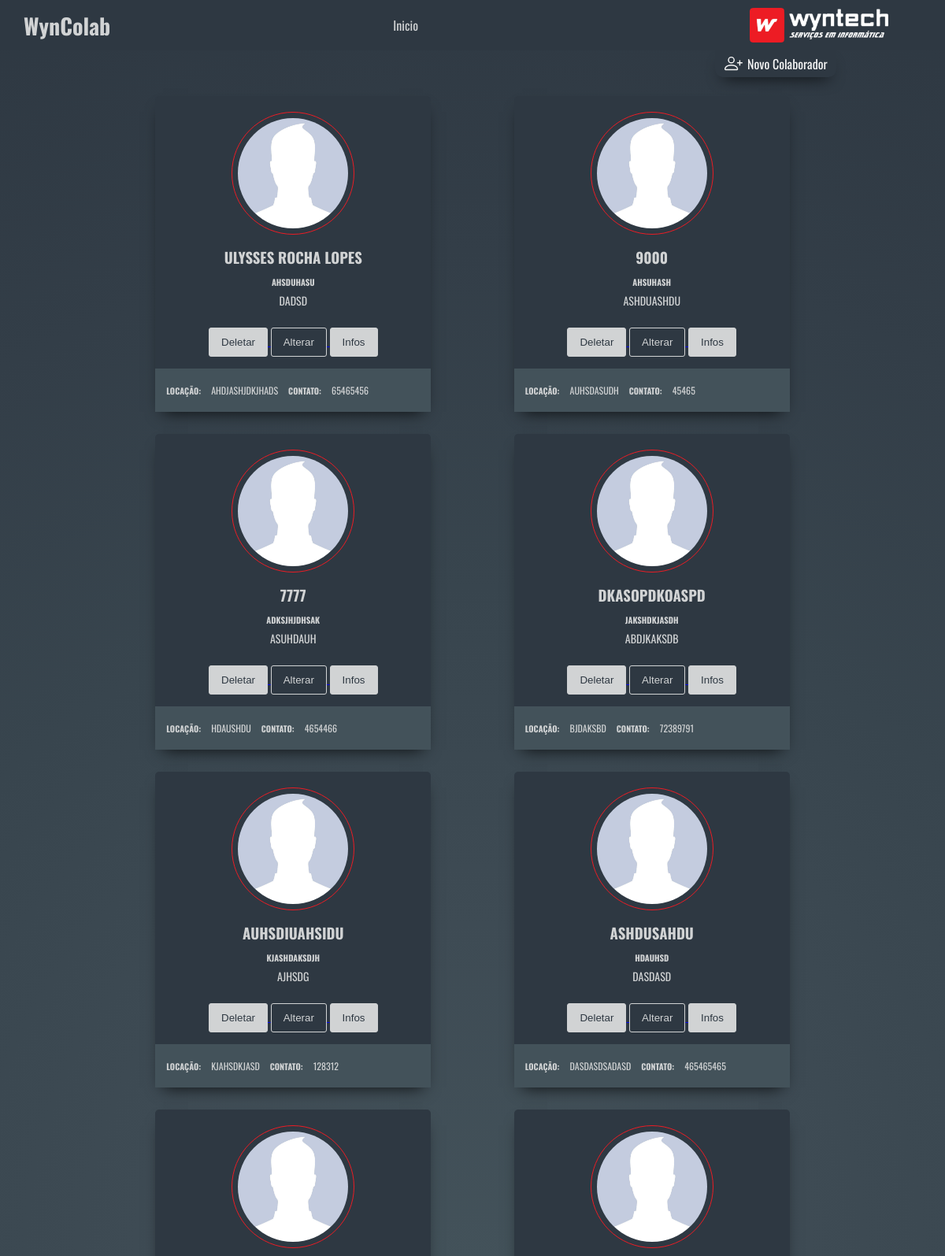
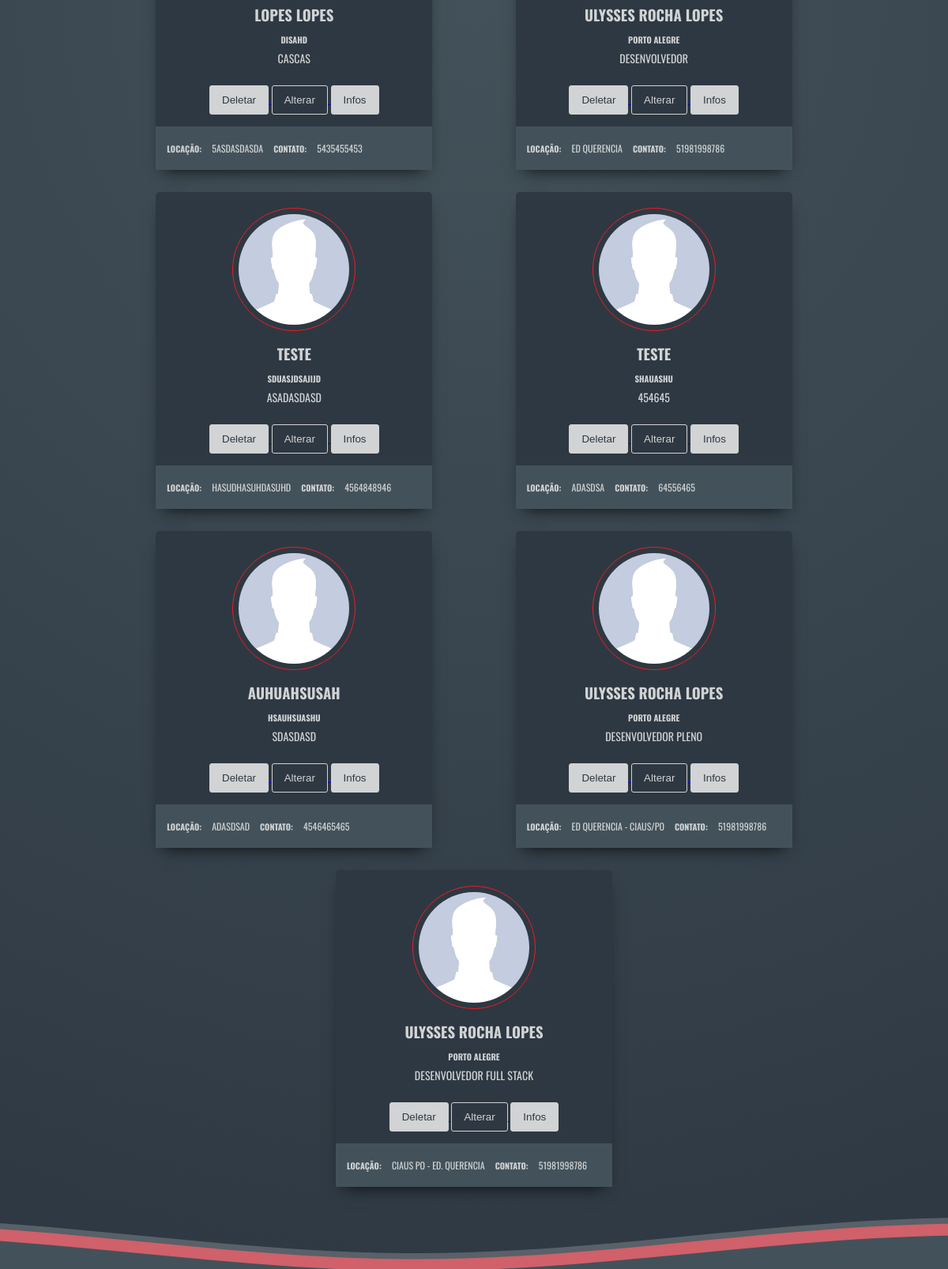
/modulos/colaboradores/todoscolaboradores/ (signed in), run on the app's committed database (2 pictures, top to bottom).
### core/models.py (models this page shows)
class Colaborador(models.Model):
    nome = models.CharField(max_length=50)
    rg = models.IntegerField()
    cpf = models.IntegerField()
    data_nascimento = models.DateTimeField(verbose_name='Data de Nascimento')
    endereco = models.TextField(max_length=100, verbose_name='Endereco Completo')
    uf = models.CharField(max_length=2)
    data_criacao = models.DateTimeField(auto_now=True, verbose_name='Data da Criacao')
    bairro = models.CharField(max_length=50)
    cidade = models.CharField(max_length=100)
    cep = models.IntegerField()
    contato = models.IntegerField()
    ctps = models.IntegerField(verbose_name='Carteira de Trabalho')
    pis = models.IntegerField()
    matricula = models.CharField(max_length=15)
    cargo = models.CharField(max_length=50)
    carga_horaria = models.IntegerField()
    unidade = models.CharField(max_length=50)
    centro_custo = models.CharField(max_length=15, verbose_name='Centro de Custo')
    local_adm = models.ForeignKey(User, on_delete=models.CASCADE)
    honorario = models.IntegerField()
    codigo_banco = models.IntegerField()
    agencia = models.IntegerField()
    conta = models.IntegerField()
    tipo_conta = models.CharField(max_length=20, verbose_name='Tipo da Conta')
    tipo_pix = models.CharField(max_length=20, verbose_name='Tipo de Chave')
    pix = models.CharField(max_length=25, verbose_name='Chave Pix')
    cartao_alelo = models.CharField(max_length=5, verbose_name='Cartao Alelo')
    n_alelo = models.IntegerField(verbose_name='Numero Cartao Alelo')
    v_alelo = models.IntegerField(verbose_name='Valor Creditado Alelo')
    cartao_combustivel = models.CharField(max_length=5, verbose_name='Cartao Combustivel')
    n_combustivel = models.IntegerField(verbose_name='Numero Cartao Combustivel')
    v_combustivel = models.IntegerField(verbose_name='Valor Creditado Combustivel')
    cartoes = models.CharField(max_length=5, verbose_name='Outros Cartoes')
    outros_cartoes = models.CharField(max_length=50, verbose_name='Quais Outros')
    contem_celular = models.CharField(max_length=5, verbose_name='Celular da Empresa')
    serie_celular = models.CharField(max_length=25, verbose_name='Numero de Serie')
    numero_celular = models.IntegerField()
    contem_nb = models.CharField(max_length=5, verbose_name='Notebook da Empresa')
    serie_nb = models.CharField(max_length=25, verbose_name='Numero de Serie - NB')
    patrimonio_nb = models.IntegerField()

### core/views.py (the view)
# urls.py: path('modulos/colaboradores/todoscolaboradores/', views.todos_colaboradores),
@login_required(login_url='/login/')
def todos_colaboradores(request):
    usuario = request.user
    colaboradores = Colaborador.objects.filter(local_adm=usuario)
    dados = {'colaboradores': colaboradores}
    return render(request, 'todoscolaboradores.html', dados)

### templates/todoscolaboradores.html (shortened to what this page needs)
<!DOCTYPE html>
<html lang="pt-br">
<head>
    <link rel="stylesheet" href="https://maxcdn.bootstrapcdn.com/font-awesome/4.7.0/css/font-awesome.min.css"
          media="screen" title="no title">
    {% load static %}
    <link rel="stylesheet" type="text/css" href="{% static 'css/styles.css' %}">
</head>
<body class="login-wraps">
<nav class="navigation" id="navbar">
    <ul class="ajustarNav">
        <div class="centralizar">
            <h3 class="tituloProject">WynColab</h3>
        </div>
        <div>
            <li><a href="/" id="to-inicio">Inicio</a></li>
        </div>
        <div>
            <img src="/static/img/logo1.png" class="logoWyn">
        </div>
    </ul>
</nav>
<div align="center" class="" >
    <div class="col-11" >
        <div class="col-11">
            <div class="col-11 " align="right">
                <div class="col-2">
                    <a href="novocolaborador/" class="bordabtn" type="button"
                       style="text-decoration:none; color: var(--branco)">
                        Novo Colaborador</a>
                </div>
            </div>
            <div>
                <div class="col-12 cardwrap">
                    {% for colaborador in colaboradores %}
                    <div class="card-container m-1 mt-4">
                        <img class="round" src="/static/img/user.png" alt="user" style="width: 40%;"/>
                        <h3 class="hh3 uppercase">{{ colaborador.nome }}</h3>
                        <h6 class="hh6 uppercase">{{ colaborador.cidade }}</h6>
                        <p class="piston uppercase">{{ colaborador.cargo }}</p>
                        <br>
                        <div class="buttons">
                            <a href="novocolaborador/delete/{{ colaborador.id }}/">
                                <button class="button primary">
                                    Deletar
                                </button>
                            </a>
                            <a href="novocolaborador/?id={{ colaborador.id }}">
                                <button class="button primary ghost">
                                    Alterar
                                </button>
                            </a>
                            <a href="dados/{{ colaborador.id }}">
                                <button class="button primary ">
                                    Infos
                                </button>
                            </a>
                        </div>
                        <div class="skills" style="display: flex; flex-direction: row; align-items: center;">
                            <h6 class="hh6 m-1">Locação:</h6>
                            <ul>
                                <li class="uppercase m-1">{{ colaborador.unidade }}</li>
                            </ul>
                            <h6 class="hh6 m-1">Contato:</h6>
                            <ul>
                                <li class="uppercase m-1">{{ colaborador.contato }}</li>
                            </ul>
                        </div>
                    </div>
                    {% endfor %}
                </div>
            </div>
        </div>
    </div>
</div>
<footer class="fixarRodape">
    <section>
    </section>
</footer>
</body>
</html>

### core/static/css/styles.css (style rules this page uses)
* { margin: 0; padding: 0; font-family: 'Oswald', sans-serif; }
html { width: 100%; height: 100%; }
:root { --cinzaescuro: #2e3842; --vermelho: #ed1c24; --cinzaclaro: #d1d3d4; --cinzamedio: #43525a; --branco: #f7f7f7; --teste: #586b7e; }
.centralizar { display: flex; align-items: center; justify-content: center; }
.tituloProject { padding: 10px; font-size: 28px; color: var(--cinzaclaro); margin-left: 20px; transition: 0.4s; cursor: pointer; }
.ajustarNav { display: flex; flex-direction: row; justify-content: space-between; }
.logoWyn { display: block; width: 55%; margin: auto; padding: 10px; }
nav.navigation { position: relative; right: 0; left: 0; top: 0; width: 100%; background-color: var(--cinzaescuro); }
nav.navigation ul { text-align: start; }
nav.navigation ul li { list-style: none; display: inline-block; }
nav.navigation ul li a { display: block; text-decoration: none; color: var(--cinzaclaro); padding: 20px; transition: background .2s linear; }
.col-2 { flex: 0 0 auto; width: 16.66666667% }
.col-11 { flex: 0 0 auto; width: 91.66666667% }
.col-12 { flex: 0 0 auto; width: 100% }
.m-1 { margin: .25rem !important }
.mt-4 { margin-top: 1.5rem !important }
.bordabtn { display: flex; justify-content: space-evenly; border-radius: 0 0 10px 10px; padding: 5px; background: var(--cinzaescuro); cursor: pointer; box-shadow: 0px 10px 20px -10px rgba(0, 0, 0, 0.829); transition: 0.3s; }
.cardwrap { display: flex; flex-flow: row wrap; justify-content: space-evenly; }
.uppercase { text-transform: uppercase; }
.hh3 { margin: 10px 0; }
.hh6 { margin: 5px 0; text-transform: uppercase; }
.piston { font-size: 14px; line-height: 21px; }
.card-container { background-color: var(--cinzaescuro); border-radius: 5px; box-shadow: 0px 10px 20px -10px rgba(0, 0, 0, 0.829); color: var(--cinzaclaro); padding-top: 20px; position: flex; width: 350px; max-width: 100%; text-align: center; transition: 0.2s; }
.card-container .round { border: 1px solid var(--vermelho); border-radius: 50%; padding: 7px; }
.button.primary { background-color: var(--cinzaclaro); border: 1px solid var(--cinzaclaro); border-radius: 3px; color: var(--cinzaescuro); font-family: Montserrat, sans-serif; font-weight: 500; padding: 10px 15px; cursor: pointer; transition: 0.3s; }
.button.primary.ghost { background-color: transparent; color: var(--cinzaclaro); }
.skills { background-color: var(--cinzamedio); text-align: left; padding: 10px; margin-top: 15px; }
.skills ul { list-style-type: none; margin: 0; padding: 0; }
.skills ul li { border-radius: 10px; display: inline-block; font-size: 12px; margin: 0 7px 7px 0; padding: 5px; }
.login-wraps { width: 100%; position: relative; background-image: radial-gradient(circle, #43525a, #3e4b54, #38454e, #333e48, #2e3842); background-size: cover; -webkit-background-size: cover; -moz-background-size: cover; -o-background-size: cover; background-size: cover; }
.hero-waves { display: block; width: 100%; height: 70px; position: relative; }
.fixarRodape { bottom: 0; position: fixed; width: 100%; text-align: center; }

### data on the page
Colaborador: nome "ULYSSES ROCHA LOPES", cidade "AHSDUHASU", cargo "DADSD", unidade "AHDJASHJDKJHADS", contato "65465456"
Colaborador: nome "9000", cidade "AHSUHASH", cargo "ASHDUASHDU", unidade "AUHSDASUDH", contato "45465"
Colaborador: nome "7777", cidade "ADKSJHJDHSAK", cargo "ASUHDAUH", unidade "HDAUSHDU", contato "4654466"
Colaborador: nome "DKASOPDKOASPD", cidade "JAKSHDKJASDH", cargo "ABDJKAKSDB", unidade "BJDAKSBD", contato "72389791"
Colaborador: nome "AUHSDIUAHSIDU", cidade "KJASHDAKSDJH", cargo "AJHSDG", unidade "KJAHSDKJASD", contato "128312"
Colaborador: nome "ASHDUSAHDU", cidade "HDAUHSD", cargo "DASDASD", unidade "DASDASDSADASD", contato "465465465"
Colaborador: nome "LOPES LOPES", cidade "DISAHD", cargo "CASCAS", unidade "5ASDASDASDA", contato "5435455453"
Colaborador: nome "ULYSSES ROCHA LOPES", cidade "PORTO ALEGRE", cargo "DESENVOLVEDOR", unidade "ED QUERENCIA", contato "51981998786"
Colaborador: nome "TESTE", cidade "SDUASJDSAJIJD", cargo "ASADASDASD", unidade "HASUDHASUHDASUHD", contato "4564848946"
Colaborador: nome "TESTE", cidade "SHAUASHU", cargo "454645", unidade "ADASDSA", contato "64556465"
Colaborador: nome "AUHUAHSUSAH", cidade "HSAUHSUASHU", cargo "SDASDASD", unidade "ADASDSAD", contato "4546465465"
Colaborador: nome "ULYSSES ROCHA LOPES", cidade "PORTO ALEGRE", cargo "DESENVOLVEDOR PLENO", unidade "ED QUERENCIA - CIAUS/PO", contato "51981998786"
Colaborador: nome "ULYSSES ROCHA LOPES", cidade "PORTO ALEGRE", cargo "DESENVOLVEDOR FULL STACK", unidade "CIAUS PO - ED. QUERENCIA", contato "51981998786"
